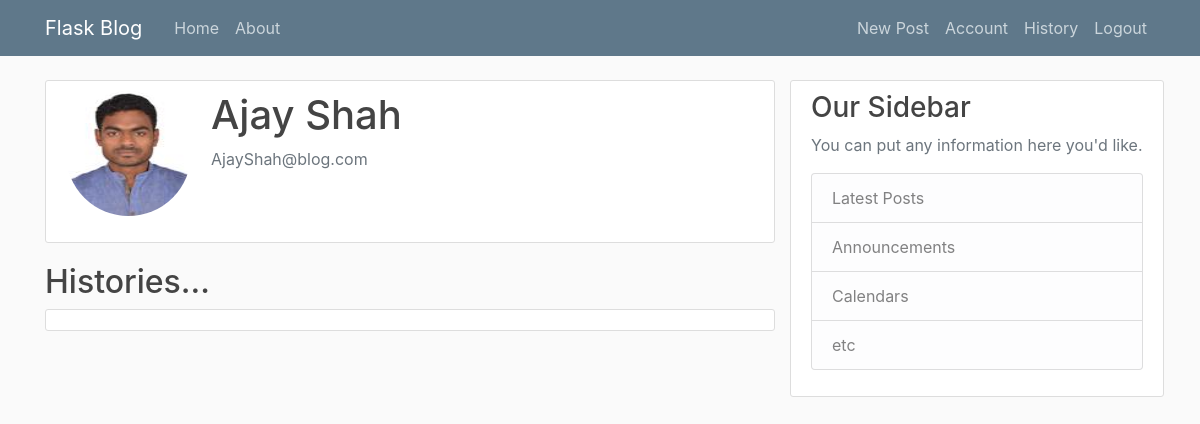
/account_history (signed in), run on an earlier commit of the app's database.
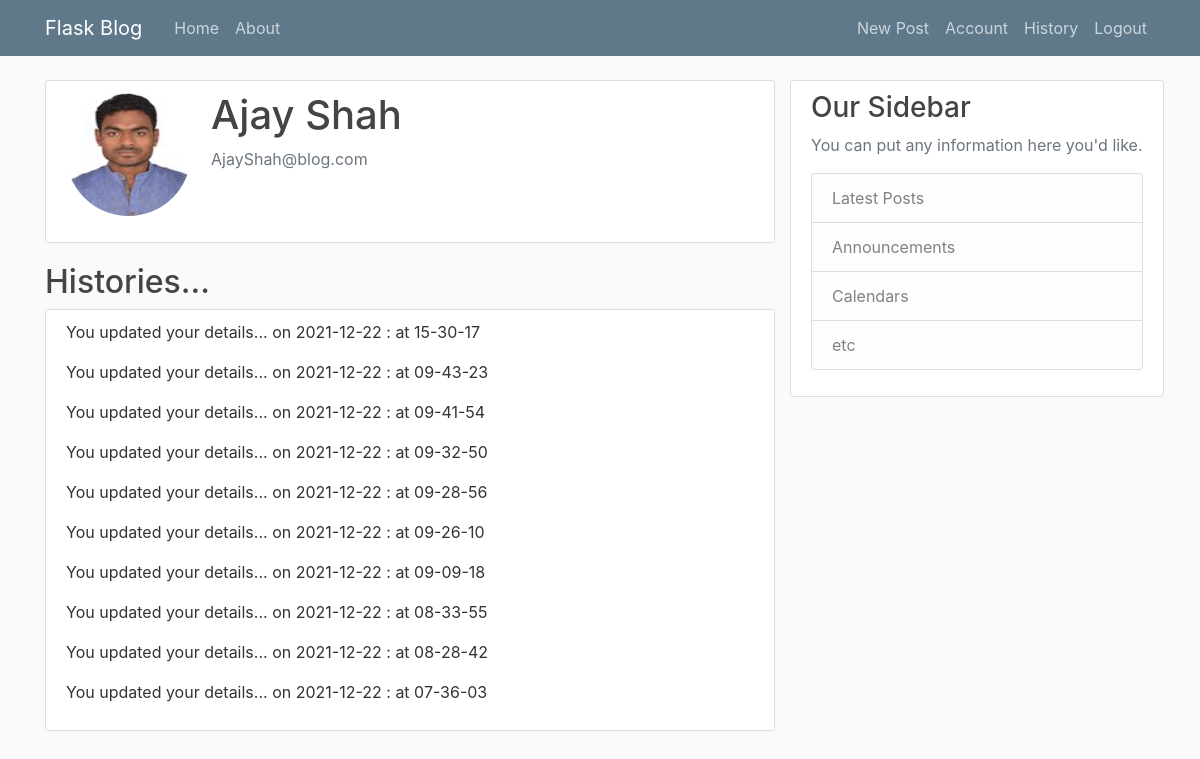
And on a later commit of the database.
### flaskblog/models.py (models this page shows, shortened)
class AccountUpdateHistory(db.Model):
    id = db.Column(db.Integer, primary_key=True)
    title = db.Column(db.String(120), nullable=False, default="You updated ur account details")
    date_posted = db.Column(db.DateTime, nullable=False, default=datetime.now)
    user_id = db.Column(db.Integer, db.ForeignKey('user.id'), nullable=False)

### flaskblog/users/routes.py (the view)
@users.route('/account_history', methods=['GET'])
def account_history():
    if not current_user.is_authenticated:
        return redirect(url_for('main.home'))
    else:
        histories = AccountUpdateHistory.query.order_by(AccountUpdateHistory.date_posted.desc()).all()
    image_file = url_for('static', filename='profile_pics/' + current_user.image_file)
    return render_template('account_history.html', title='Account Update History',
                           image_file=image_file, histories=histories)

### flaskblog/models.py (called while the page is built)
@login_manager.user_loader
def load_user(user_id):
    return User.query.get(int(user_id))

### flaskblog/templates/account_history.html
{% extends "layout.html" %}
{% block content %}
        <div class="content-section">
            <div class="media">
                <img class="rounded-circle account-img" src=" {{ image_file }}" alt="">
                <div class="media-body">
                    <h2 class="account-heading">{{ current_user.username}}</h2>
                    <p class="text-secondary">{{ current_user.email }}</p>
                </div>
            </div>
        </div>
        <h2>Histories...</h2>
        <div class="content-section">
            {% for history in histories: %}
               <p class="article-content">{{ history.title }} on {{history.date_posted.strftime('%Y-%m-%d : at %H-%M-%S') }}</p>
            {% endfor %}
        </div>
{% endblock content %}

What changed in the data, as far as the page shows it:
added AccountUpdateHistory: title "You updated your details...", date_posted "2021-12-22 : at 15-30-17"
added AccountUpdateHistory: title "You updated your details...", date_posted "2021-12-22 : at 09-43-23"
added AccountUpdateHistory: title "You updated your details...", date_posted "2021-12-22 : at 09-41-54"
added AccountUpdateHistory: title "You updated your details...", date_posted "2021-12-22 : at 09-32-50"
added AccountUpdateHistory: title "You updated your details...", date_posted "2021-12-22 : at 09-28-56"
added AccountUpdateHistory: title "You updated your details...", date_posted "2021-12-22 : at 09-26-10"
added AccountUpdateHistory: title "You updated your details...", date_posted "2021-12-22 : at 09-09-18"
added AccountUpdateHistory: title "You updated your details...", date_posted "2021-12-22 : at 08-33-55"
added AccountUpdateHistory: title "You updated your details...", date_posted "2021-12-22 : at 08-28-42"
added AccountUpdateHistory: title "You updated your details...", date_posted "2021-12-22 : at 07-36-03"
